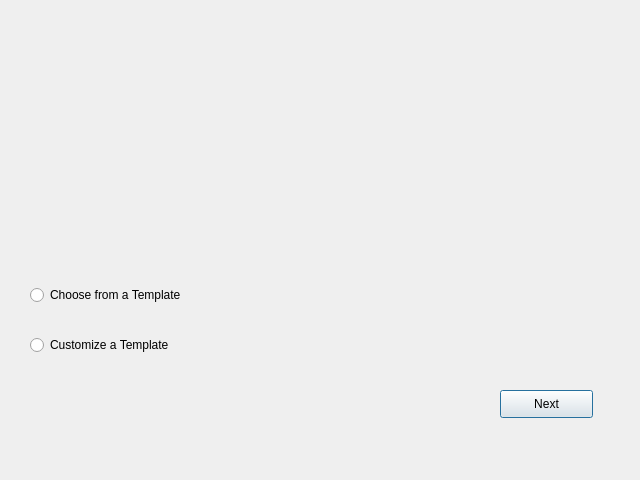
<?xml version="1.0" encoding="UTF-8"?>
<ui version="4.0">
 <class>Dialog</class>
 <widget class="QDialog" name="Dialog">
  <property name="geometry">
   <rect>
    <x>0</x>
    <y>0</y>
    <width>640</width>
    <height>480</height>
   </rect>
  </property>
  <property name="windowTitle">
   <string>Dialog</string>
  </property>
  <property name="toolTip">
   <string>&lt;html&gt;&lt;head/&gt;&lt;body&gt;&lt;p&gt;&lt;br/&gt;&lt;/p&gt;&lt;/body&gt;&lt;/html&gt;</string>
  </property>
  <property name="whatsThis">
   <string>&lt;html&gt;&lt;head/&gt;&lt;body&gt;&lt;p&gt;Main window&lt;/p&gt;&lt;/body&gt;&lt;/html&gt;</string>
  </property>
  <widget class="QWidget" name="centralwidget" native="true">
   <property name="geometry">
    <rect>
     <x>0</x>
     <y>0</y>
     <width>651</width>
     <height>471</height>
    </rect>
   </property>
   <property name="font">
    <font>
     <pointsize>9</pointsize>
    </font>
   </property>
   <widget class="QRadioButton" name="temp_button">
    <property name="geometry">
     <rect>
      <x>30</x>
      <y>280</y>
      <width>271</width>
      <height>30</height>
     </rect>
    </property>
    <property name="text">
     <string>Choose from a Template </string>
    </property>
   </widget>
   <widget class="QRadioButton" name="custm_button">
    <property name="geometry">
     <rect>
      <x>30</x>
      <y>330</y>
      <width>171</width>
      <height>30</height>
     </rect>
    </property>
    <property name="text">
     <string>Customize a Template</string>
    </property>
   </widget>
   <widget class="QPushButton" name="Next_button">
    <property name="geometry">
     <rect>
      <x>500</x>
      <y>390</y>
      <width>93</width>
      <height>28</height>
     </rect>
    </property>
    <property name="text">
     <string>Next</string>
    </property>
   </widget>
  </widget>
  <action name="actionDark_mode">
   <property name="text">
    <string>Dark mode</string>
   </property>
  </action>
  <action name="actionLight_mode">
   <property name="text">
    <string>Light mode</string>
   </property>
  </action>
 </widget>
 <resources>
  <include location="logo.qrc"/>
 </resources>
 <connections/>
</ui>
